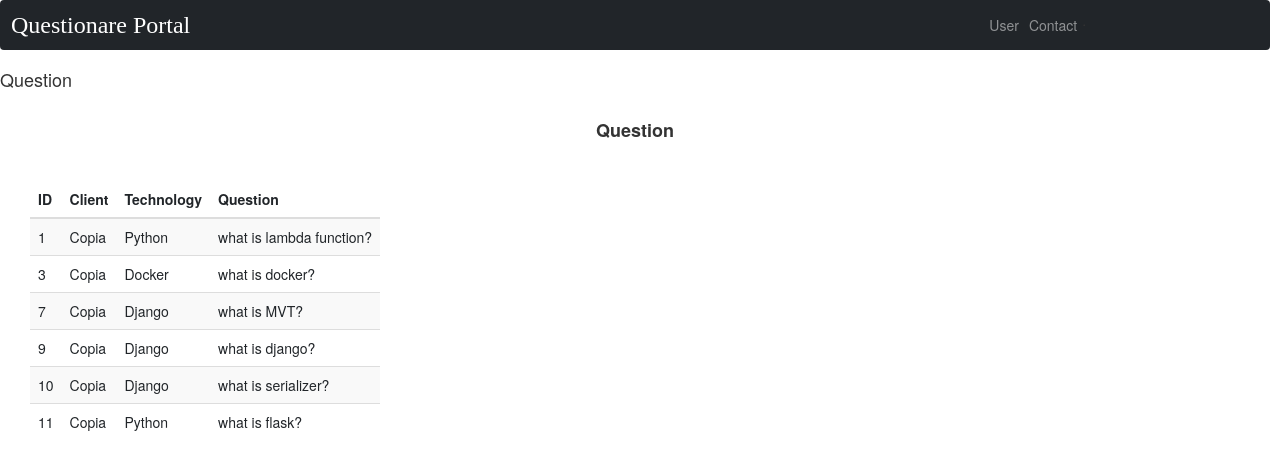
The page /base/qatable/ on the database its author committed.
### base/models.py (models this page shows, shortened)
class Question(models.Model):
    client = models.ForeignKey(Client, on_delete=models.CASCADE)
    technology = models.ForeignKey(Technology, on_delete=models.CASCADE)
    question = models.CharField(max_length=1000)
    category = models.ForeignKey(Category, on_delete=models.PROTECT)

class Client(models.Model):
    name = models.CharField(max_length=255)
    address = models.CharField(max_length=255)
    interview_date = models.CharField(max_length=255)
    project_type = models.CharField(max_length=255)
    status = models.BooleanField()
    mentor = models.ForeignKey(Mentor, on_delete=models.PROTECT)
    requirement_id = models.IntegerField(default=0)
    category = models.ForeignKey(Category, on_delete=models.PROTECT)
    user = models.ForeignKey(User, on_delete=models.PROTECT)
    def __str__(self):
        return f'{self.name}'

class Technology(models.Model):
    technology_name = models.CharField(max_length=50)
    def __str__(self):
        return self.technology_name

### base/views.py (the view)
# urls.py: path('qatable/', views.ques_table,name='qatable'),
def ques_table(request):
    question = Question.objects.all()
    return render(request, 'base/qatable.html', {'question': question})

### templates/base/qatable.html (shortened to what this page needs)
{% extends "navbar.html" %}
{% load static %}
{% block title %}
<h4>Question</h4>
{% endblock %}
{% block table %}
<div class="title" style="margin:10px;"><center><h4><b>Question</b></h4></center></div>
<link href="{% static 'https://cdn.jsdelivr.net/npm/bootstrap@5.0.2/dist/css/bootstrap.min.css'%}" rel="stylesheet">
<section>
  <table class="table table-striped" style="width:1200px;margin:30px;">
    <thead>
      <tr>
        <th scope="col"  >ID</th>
        <th scope="col" >Client</th>
        <th scope="col" >Technology</th>
        <th scope="col" >Question</th>
      </tr>
    </thead>
    <tbody >
      {% for u in question%}
    <tr >
      <td>{{u.id}}</td>
      <td>{{u.client}}</td>
      <td>{{u.technology}}</td>
      <td>{{u.question}}</td>
    </tr>
    {% endfor %}
  </tbody>
</table>
  {%endblock%}

### templates/navbar.html (style rules this page uses)
.table { display: inline flow-root; }

### rows shown on the page
Question: id "1", client "Copia", technology "Python", question "what is lambda function?"
Question: id "3", client "Copia", technology "Docker", question "what is docker?"
Question: id "7", client "Copia", technology "Django", question "what is MVT?"
Question: id "9", client "Copia", technology "Django", question "what is django?"
Question: id "10", client "Copia", technology "Django", question "what is serializer?"
Question: id "11", client "Copia", technology "Python", question "what is flask?"
